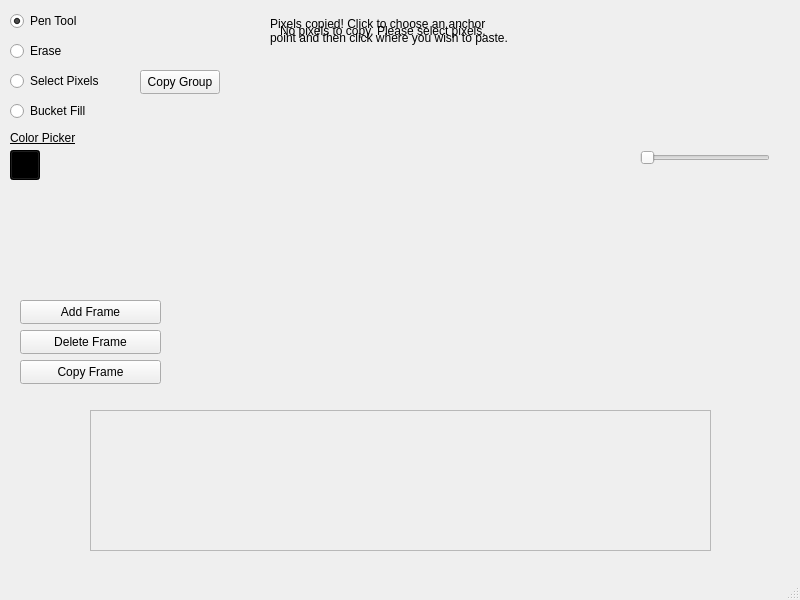
<?xml version="1.0" encoding="UTF-8"?>
<ui version="4.0">
 <class>SpriteEditor</class>
 <widget class="QMainWindow" name="SpriteEditor">
  <property name="geometry">
   <rect>
    <x>0</x>
    <y>0</y>
    <width>800</width>
    <height>600</height>
   </rect>
  </property>
  <property name="windowTitle">
   <string>SpriteEditor</string>
  </property>
  <property name="styleSheet">
   <string notr="true"/>
  </property>
  <widget class="QWidget" name="centralwidget">
   <widget class="SpriteCanvas" name="canvasWidget" native="true">
    <property name="geometry">
     <rect>
      <x>230</x>
      <y>60</y>
      <width>325</width>
      <height>325</height>
     </rect>
    </property>
   </widget>
   <widget class="QScrollArea" name="scrollArea">
    <property name="geometry">
     <rect>
      <x>90</x>
      <y>410</y>
      <width>621</width>
      <height>141</height>
     </rect>
    </property>
    <property name="verticalScrollBarPolicy">
     <enum>Qt::ScrollBarAlwaysOff</enum>
    </property>
    <property name="widgetResizable">
     <bool>true</bool>
    </property>
    <widget class="QWidget" name="scrollAreaWidgetContents">
     <property name="geometry">
      <rect>
       <x>0</x>
       <y>0</y>
       <width>619</width>
       <height>139</height>
      </rect>
     </property>
    </widget>
   </widget>
   <widget class="SpritePreview" name="previewWidget" native="true">
    <property name="geometry">
     <rect>
      <x>640</x>
      <y>10</y>
      <width>130</width>
      <height>130</height>
     </rect>
    </property>
   </widget>
   <widget class="QSlider" name="previewSpeedController">
    <property name="geometry">
     <rect>
      <x>640</x>
      <y>150</y>
      <width>130</width>
      <height>16</height>
     </rect>
    </property>
    <property name="orientation">
     <enum>Qt::Horizontal</enum>
    </property>
   </widget>
   <widget class="QWidget" name="widget" native="true">
    <property name="geometry">
     <rect>
      <x>0</x>
      <y>280</y>
      <width>70</width>
      <height>280</height>
     </rect>
    </property>
   </widget>
   <widget class="QPushButton" name="copyGroupButton">
    <property name="geometry">
     <rect>
      <x>140</x>
      <y>70</y>
      <width>80</width>
      <height>24</height>
     </rect>
    </property>
    <property name="text">
     <string>Copy Group</string>
    </property>
   </widget>
   <widget class="QLabel" name="cpInstructionsLabel">
    <property name="geometry">
     <rect>
      <x>270</x>
      <y>10</y>
      <width>241</width>
      <height>41</height>
     </rect>
    </property>
    <property name="text">
     <string>Pixels copied! Click to choose an anchor point and then click where you wish to paste.</string>
    </property>
    <property name="wordWrap">
     <bool>true</bool>
    </property>
   </widget>
   <widget class="QPushButton" name="addFrameButton">
    <property name="geometry">
     <rect>
      <x>20</x>
      <y>300</y>
      <width>141</width>
      <height>24</height>
     </rect>
    </property>
    <property name="text">
     <string>Add Frame</string>
    </property>
   </widget>
   <widget class="QPushButton" name="copyFrameButton">
    <property name="geometry">
     <rect>
      <x>20</x>
      <y>360</y>
      <width>141</width>
      <height>24</height>
     </rect>
    </property>
    <property name="text">
     <string>Copy Frame</string>
    </property>
   </widget>
   <widget class="QPushButton" name="deleteFrameButton">
    <property name="geometry">
     <rect>
      <x>20</x>
      <y>330</y>
      <width>141</width>
      <height>24</height>
     </rect>
    </property>
    <property name="text">
     <string>Delete Frame</string>
    </property>
   </widget>
   <widget class="QRadioButton" name="eraseButton">
    <property name="geometry">
     <rect>
      <x>10</x>
      <y>40</y>
      <width>91</width>
      <height>22</height>
     </rect>
    </property>
    <property name="text">
     <string>Erase</string>
    </property>
   </widget>
   <widget class="QRadioButton" name="groupSelectButton">
    <property name="geometry">
     <rect>
      <x>10</x>
      <y>70</y>
      <width>121</width>
      <height>22</height>
     </rect>
    </property>
    <property name="text">
     <string>Select Pixels</string>
    </property>
   </widget>
   <widget class="QRadioButton" name="bucketFillButton">
    <property name="geometry">
     <rect>
      <x>10</x>
      <y>100</y>
      <width>101</width>
      <height>22</height>
     </rect>
    </property>
    <property name="text">
     <string>Bucket Fill</string>
    </property>
   </widget>
   <widget class="QRadioButton" name="penToolButton">
    <property name="geometry">
     <rect>
      <x>10</x>
      <y>10</y>
      <width>91</width>
      <height>22</height>
     </rect>
    </property>
    <property name="text">
     <string>Pen Tool</string>
    </property>
    <property name="checked">
     <bool>true</bool>
    </property>
   </widget>
   <widget class="QPushButton" name="colorButton">
    <property name="geometry">
     <rect>
      <x>10</x>
      <y>150</y>
      <width>30</width>
      <height>30</height>
     </rect>
    </property>
    <property name="autoFillBackground">
     <bool>false</bool>
    </property>
    <property name="styleSheet">
     <string notr="true">background-color: rgb(0, 0, 0);</string>
    </property>
    <property name="text">
     <string/>
    </property>
   </widget>
   <widget class="QLabel" name="ColorLabel">
    <property name="geometry">
     <rect>
      <x>10</x>
      <y>130</y>
      <width>71</width>
      <height>16</height>
     </rect>
    </property>
    <property name="styleSheet">
     <string notr="true">font: 9pt &quot;Segoe UI&quot;;
text-decoration: underline;</string>
    </property>
    <property name="text">
     <string>Color Picker</string>
    </property>
   </widget>
   <widget class="QLabel" name="explanationLabel">
    <property name="geometry">
     <rect>
      <x>280</x>
      <y>10</y>
      <width>211</width>
      <height>41</height>
     </rect>
    </property>
    <property name="text">
     <string>No pixels to copy. Please select pixels.</string>
    </property>
    <property name="wordWrap">
     <bool>true</bool>
    </property>
   </widget>
  </widget>
  <widget class="QMenuBar" name="menubar">
   <property name="geometry">
    <rect>
     <x>0</x>
     <y>0</y>
     <width>800</width>
     <height>21</height>
    </rect>
   </property>
  </widget>
  <widget class="QStatusBar" name="statusbar"/>
 </widget>
 <customwidgets>
  <customwidget>
   <class>SpriteCanvas</class>
   <extends>QWidget</extends>
   <header>spritecanvas.h</header>
   <container>1</container>
  </customwidget>
  <customwidget>
   <class>SpritePreview</class>
   <extends>QWidget</extends>
   <header location="global">spritepreview.h</header>
   <container>1</container>
  </customwidget>
 </customwidgets>
 <resources/>
 <connections/>
</ui>
